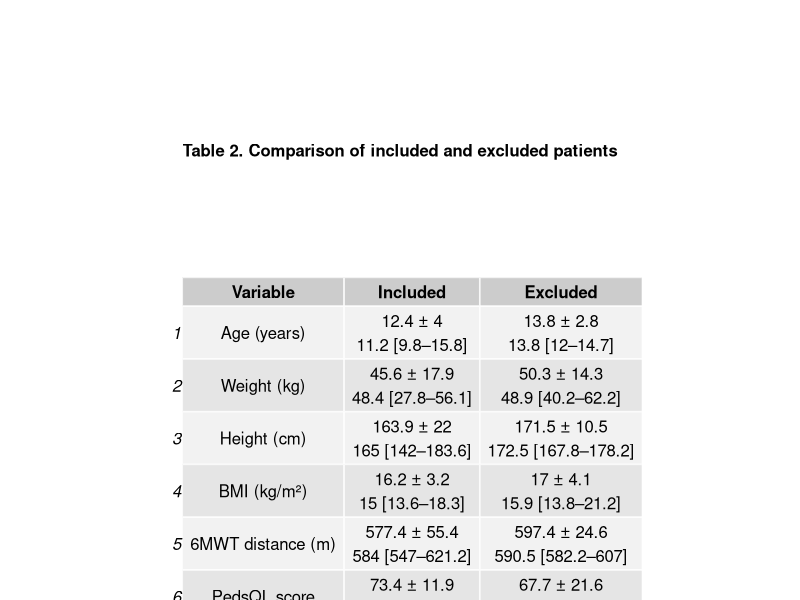

Write the R code that produced this figure.
## ---- chunk 1
knitr::opts_chunk$set(echo = TRUE, warning = FALSE, message = FALSE)
## ---- chunk 2
# Load package
library(readxl)

# Import datasets
included_data <- read_excel("data/data_clean.xlsx")
excluded_data <- read_excel("data/data_excluded.xlsx")

# Check structure
str(included_data)
str(excluded_data)
## ---- chunk 3

# Load packages
library(gridExtra)
library(grid)

# ---- 1. FUNCTIONS ----

# Mean ± SD
mean_sd <- function(x) {
  paste0(
    round(mean(x, na.rm = TRUE), 1), " ± ",
    round(sd(x, na.rm = TRUE), 1)
  )
}

# Median [IQR]
median_iqr <- function(x) {
  paste0(
    round(median(x, na.rm = TRUE), 1), " [",
    round(quantile(x, 0.25, na.rm = TRUE), 1), "–",
    round(quantile(x, 0.75, na.rm = TRUE), 1), "]"
  )
}

# ---- 2. VARIABLES ----

vars <- c("age", "weight_kg", "height_cm", "bmi_kg_cm2",
          "6minwt_distance_traveled_m_before",
          "pedsql_totalself_before")

# ---- 3. BUILD CLEAN TABLE ----

table_final <- data.frame(
  Variable = vars,
  Included = paste0(
    sapply(included_data[vars], mean_sd), "\n",
    sapply(included_data[vars], median_iqr)
  ),
  Excluded = paste0(
    sapply(excluded_data[vars], mean_sd), "\n",
    sapply(excluded_data[vars], median_iqr)
  )
)

# Remove row names
rownames(table_final) <- NULL

# Rename variables (clean labels)
table_final$Variable <- c(
  "Age (years)",
  "Weight (kg)",
  "Height (cm)",
  "BMI (kg/m²)",
  "6MWT distance (m)",
  "PedsQL score"
)

# Display table in RMarkdown
table_final

# ---- 4. EXPORT TO PDF ----

pdf("figures/Table_2_Comparison_Included_Excluded.pdf", width = 7, height = 5)

grid.arrange(
  textGrob(
    "Table 2. Comparison of included and excluded patients",
    gp = gpar(fontsize = 12, fontface = "bold")
  ),
  tableGrob(table_final),
  ncol = 1
)

dev.off()
